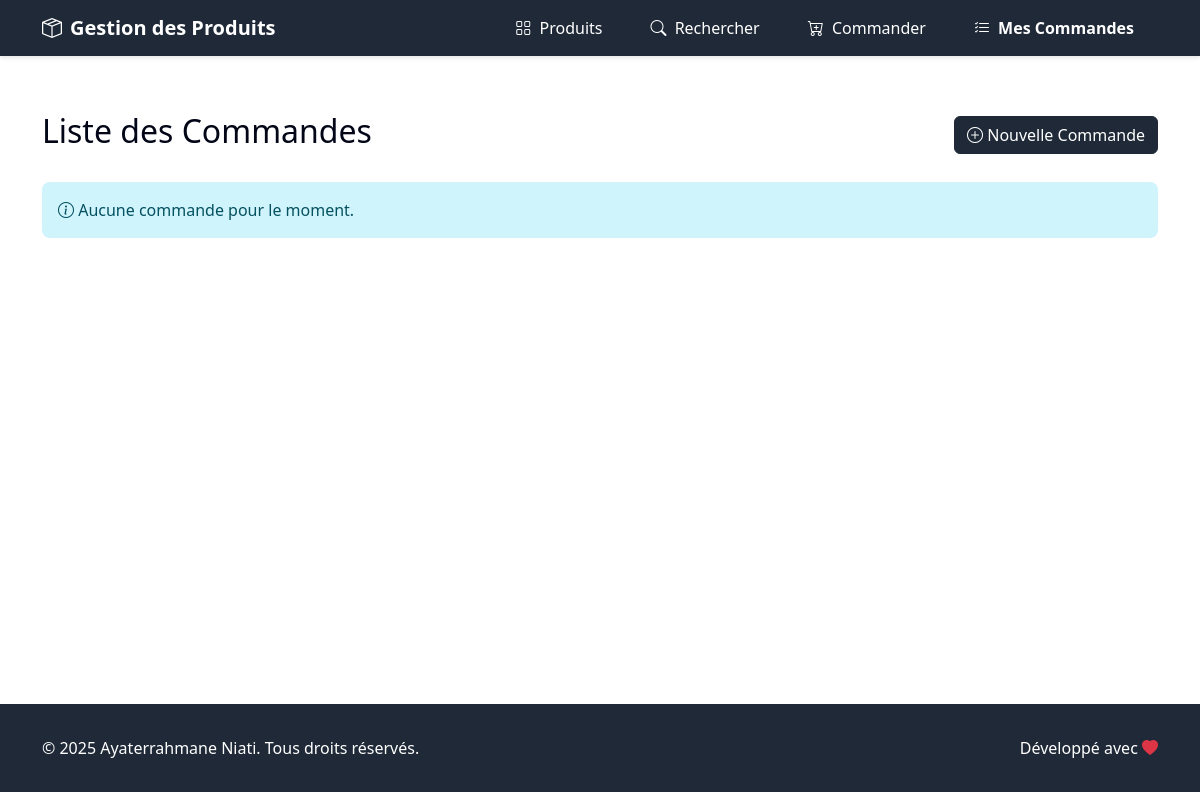
The app's page /commandes/, older data.
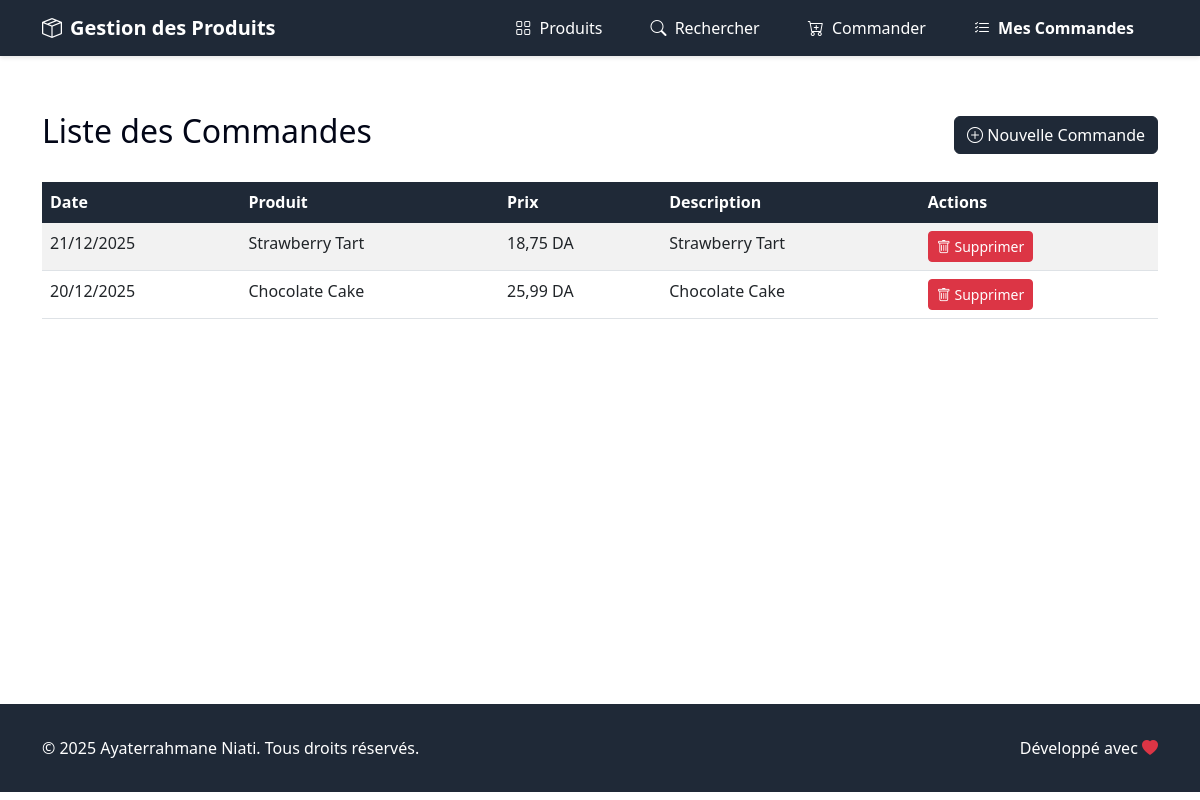
The same page, newer data.
### produit/models.py (models this page shows, shortened)
class Commande(models.Model):
    Description_cmd = models.CharField(max_length=200, verbose_name="Description")
    Date_cmd = models.DateField(default=timezone.now, verbose_name="Date de commande")
    Produit_cmd = models.ForeignKey(
        Product,
        on_delete=models.CASCADE,
        verbose_name="Produit"
    )
    class Meta:
        verbose_name = "Commande"
        verbose_name_plural = "Commandes"
        ordering = ['-Date_cmd']  # Most recent first

class Product(models.Model):
    id = models.UUIDField(primary_key=True, default=uuid.uuid4, editable=False)
    prd_name = models.CharField(max_length=100, verbose_name="Nom du produit")
    prd_price = models.DecimalField(max_digits=10, decimal_places=2, verbose_name="Prix")
    prd_ingredients = models.TextField(verbose_name="Ingrédients", blank=True)
    class Meta:
        verbose_name = "Produit"
        verbose_name_plural = "Produits"

### produit/views.py (the view)
# urls.py: path('commandes/', views.afficher_cmd, name='CmdList'),
def afficher_cmd(request):
    commandes = Commande.objects.select_related('Produit_cmd').all().order_by('-Date_cmd')
    return render(request, 'CmdList.html', {'commandes': commandes})

### produit/templates/CmdList.html (shortened to what this page needs)
{% extends 'base.html' %}
{% block content %}
<div class="container mt-4">
    <div class="d-flex justify-content-between align-items-center mb-4">
        <h2>Liste des Commandes</h2>
        <a href="{% url 'commander' %}" class="btn btn-primary">
            <i class="bi bi-plus-circle"></i> Nouvelle Commande
        </a>
    </div>
    {% if commandes %}
        <div class="table-responsive">
            <table class="table table-striped table-hover">
                <thead class="table-dark">
                    <tr>
                        <th>Date</th>
                        <th>Produit</th>
                        <th>Prix</th>
                        <th>Description</th>
                        <th>Actions</th>
                    </tr>
                </thead>
                <tbody>
                    {% for commande in commandes %}
                    <tr>
                        <td>{{ commande.Date_cmd|date:"d/m/Y" }}</td>
                        <td>{{ commande.Produit_cmd.prd_name }}</td>
                        <td>{{ commande.Produit_cmd.prd_price }} DA</td>
                        <td>{{ commande.Description_cmd }}</td>
                        <td>
                            <button class="btn btn-sm btn-danger btn-delete"
                                    data-delete-url="{% url 'delete_commande' commande.id %}">
                                <i class="bi bi-trash"></i> Supprimer
                            </button>
                        </td>
                    </tr>
                    {% endfor %}
                </tbody>
            </table>
        </div>
    {% else %}
        <div class="alert alert-info">
            <i class="bi bi-info-circle"></i> Aucune commande pour le moment.
        </div>
    {% endif %}
</div>
{% endblock %}

### produit/templates/base.html (shortened to what this page needs)
<!DOCTYPE html>
<html lang="fr">
<head>
    <link href="https://cdn.jsdelivr.net/npm/bootstrap@5.2.3/dist/css/bootstrap.min.css"
          rel="stylesheet">
    <link href="https://cdn.jsdelivr.net/npm/bootstrap-icons@1.10.0/font/bootstrap-icons.css" rel="stylesheet">
</head>
<body>
    <nav class="navbar navbar-expand-lg navbar-dark">
        <div class="container">
            <a class="navbar-brand d-flex align-items-center" href="{% url 'list_produits' %}">
                <i class="bi bi-box-seam me-2"></i>
                <strong>Gestion des Produits</strong>
            </a>
            <div class="collapse navbar-collapse" id="navbarNav">
                <ul class="navbar-nav ms-auto">
                    <li class="nav-item">
                        <a class="nav-link {% if request.resolver_match.url_name == 'list_produits' %}active{% endif %}"
                           href="{% url 'list_produits' %}">
                            <i class="bi bi-grid me-1"></i> Produits
                        </a>
                    </li>
                    <li class="nav-item">
                        <a class="nav-link {% if request.resolver_match.url_name == 'search_product' %}active{% endif %}"
                           href="{% url 'search_product' %}">
                            <i class="bi bi-search me-1"></i> Rechercher
                        </a>
                    </li>
                    <li class="nav-item">
                        <a class="nav-link {% if request.resolver_match.url_name == 'commander' %}active{% endif %}"
                           href="{% url 'commander' %}">
                            <i class="bi bi-cart-plus me-1"></i> Commander
                        </a>
                    </li>
                    <li class="nav-item">
                        <a class="nav-link {% if request.resolver_match.url_name == 'CmdList' %}active{% endif %}"
                           href="{% url 'CmdList' %}">
                            <i class="bi bi-list-check me-1"></i> Mes Commandes
                        </a>
                    </li>
                </ul>
            </div>
        </div>
    </nav>
    <div class="content-wrapper">
        {% block content %}
        {% endblock %}
    </div>
    <footer>
        <div class="container">
            <div class="row">
                <div class="col-md-6 text-center text-md-start mb-3 mb-md-0">
                    <p class="mb-0">&copy; 2025 Ayaterrahmane Niati. Tous droits réservés.</p>
                </div>
                <div class="col-md-6 text-center text-md-end">
                    <p class="mb-0">Développé avec <i class="bi bi-heart-fill text-danger"></i> </p>
                </div>
            </div>
        </div>
    </footer>
</body>
</html>

### produit/templates/base.html (style rules this page uses)
:root { --primary: #1F2937; --secondary: #64748B; --accent: #06B6D4; --bg-light: #F1F5F9; --text-dark: #020617; }
body { background-color: #FFFFFF; color: var(--text-dark); font-family: 'Segoe UI', system-ui, -apple-system, sans-serif; }
.navbar { background-color: var(--primary) !important; box-shadow: 0 2px 4px rgba(0,0,0,0.1); }
.navbar-brand, .nav-link { color: white !important; }
.nav-link { transition: all 0.3s ease; position: relative; margin: 0 0.5rem; padding: 0.5rem 1rem !important; border-radius: 6px; }
.nav-link.active { font-weight: 600; }
.content-wrapper { min-height: calc(100vh - 200px); padding: 2rem 0; }
footer { background-color: var(--primary); color: white; padding: 2rem 0; margin-top: 3rem; }
.btn-primary { background-color: var(--primary); border-color: var(--primary); }
.table { --bs-table-bg: transparent; }
.table thead th { background-color: var(--primary); color: white; border-color: var(--primary); }

Row changes from the older to the newer data that the page shows:
added Commande: Date_cmd "21/12/2025", Produit_cmd.prd_name "Strawberry Tart", Produit_cmd.prd_price "18,75", Description_cmd "Strawberry Tart"
added Commande: Date_cmd "20/12/2025", Produit_cmd.prd_name "Chocolate Cake", Produit_cmd.prd_price "25,99", Description_cmd "Chocolate Cake"
Text that changed along with them:
text no longer shown: "Aucune commande pour le moment."
text now shown: "Date Produit Prix Description Actions"
